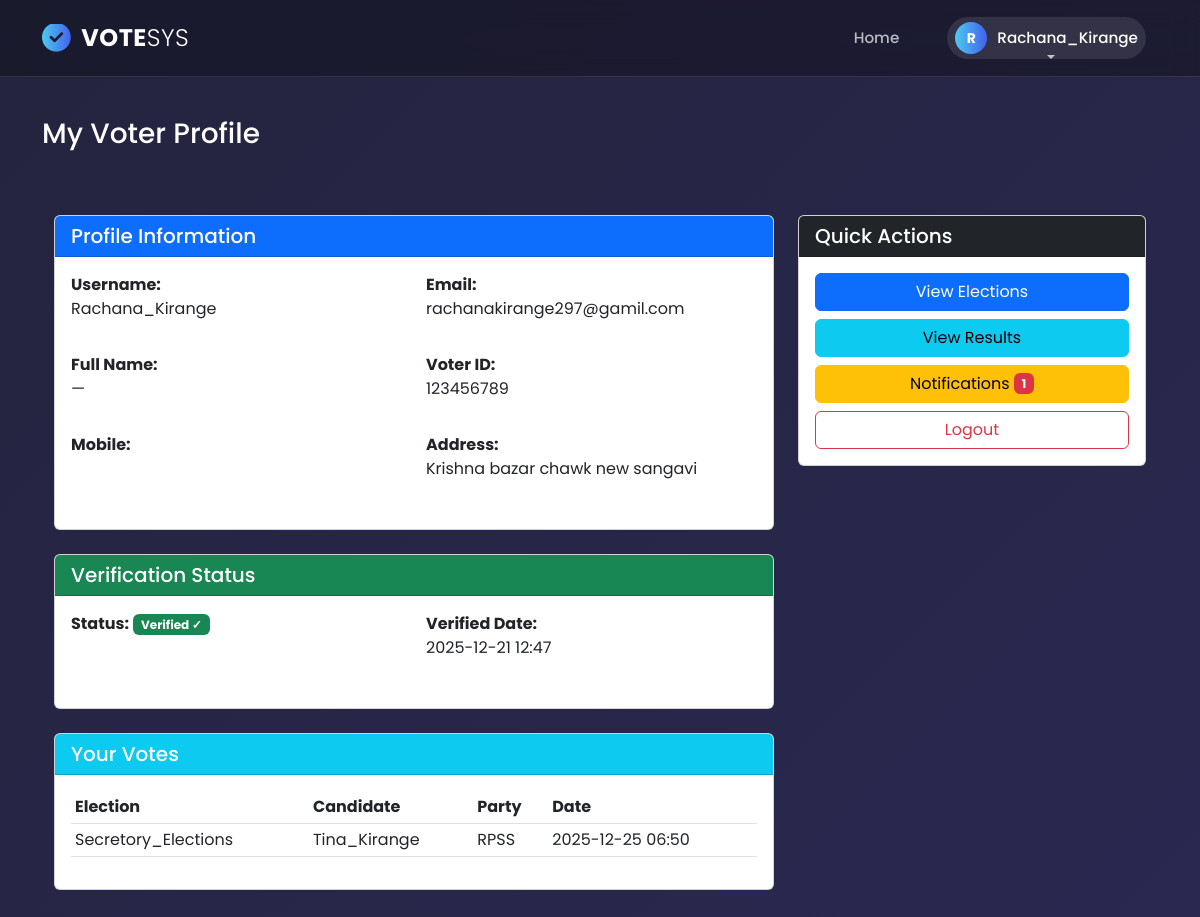
Page /users/voter/profile/ (signed in) on the committed database.
### users/models.py (models this page shows, shortened)
class CustomUser(AbstractBaseUser, PermissionsMixin):
    ROLE_CHOICES = [
        ('admin', 'Admin'),
        ('voter', 'Voter'),
        ('candidate', 'Candidate'),
        ('poll_officer', 'Poll Officer'),
    ]
    user_id = models.AutoField(primary_key=True)
    username = models.CharField(max_length=150, unique=True)
    full_name = models.CharField(max_length=255, blank=True, null=True)
    email = models.EmailField(max_length=254, unique=True)
    role = models.CharField(choices=ROLE_CHOICES, default='voter', max_length=20)
    is_active = models.BooleanField(default=True)
    is_staff = models.BooleanField(default=False)
    created_at = models.DateTimeField(auto_now_add=True)
    objects = CustomUserManager()
    USERNAME_FIELD = 'username'
    REQUIRED_FIELDS = ['email']
    class Meta:
        verbose_name = 'user'
        verbose_name_plural = 'users'

class Voter(models.Model):
    VERIFICATION_STATUS_CHOICES = [
        ('pending', 'Pending Verification'),
        ('verified', 'Verified'),
        ('rejected', 'Rejected'),
    ]
    user = models.OneToOneField(settings.AUTH_USER_MODEL, on_delete=models.CASCADE)
    voter_id = models.CharField(max_length=20, unique=True)
    mobile_no = models.CharField(max_length=15)
    address = models.TextField()
    is_verified = models.BooleanField(default=False)
    verification_status = models.CharField(max_length=20, choices=VERIFICATION_STATUS_CHOICES, default='pending')
    verification_date = models.DateTimeField(null=True, blank=True)

class Vote(models.Model):
    voter = models.ForeignKey(Voter, on_delete=models.CASCADE)
    candidate = models.ForeignKey(
        Candidate,
        on_delete=models.CASCADE,
        related_name='user_votes'  # <-- add this
    )
    election = models.ForeignKey(
        'elections.Election',
        on_delete=models.CASCADE,
        null=True,
        blank=True,
        related_name='user_votes'  # <-- add this
    )
    date = models.DateTimeField(auto_now_add=True)
    class Meta:
        constraints = [
            models.UniqueConstraint(fields=['voter', 'election'], name='unique_vote_per_voter_per_election')
        ]

class Candidate(models.Model):
    user = models.OneToOneField(settings.AUTH_USER_MODEL, on_delete=models.SET_NULL, null=True, blank=True, related_name='candidate_profile')
    elections = models.ManyToManyField('elections.Election', blank=True, related_name='candidates')
    name = models.CharField(max_length=100)
    is_approved = models.BooleanField(default=False)
    age = models.IntegerField()
    party = models.ForeignKey(Party, on_delete=models.CASCADE)
    area = models.CharField(max_length=100)

class Party(models.Model):
    name = models.CharField(max_length=100)

### elections/models.py (models this page shows, shortened)
class Election(models.Model):
	ELECTION_TYPES = [
		('single', 'Single Winner'),
		('multi', 'Multi Winner'),
		('referendum', 'Referendum'),
	]
	title = models.CharField(max_length=200)
	description = models.TextField(blank=True)
	election_type = models.CharField(max_length=30, choices=ELECTION_TYPES, default='single')
	start_date = models.DateTimeField()
	end_date = models.DateTimeField()
	is_active = models.BooleanField(default=False)
	created_at = models.DateTimeField(auto_now_add=True)
	class Meta:
		ordering = ['-created_at']

### users/views.py (the view)
# urls.py: path('voter/profile/', views.voter_profile, name='voter_profile'),
def voter_profile(request):
    if not request.user.is_authenticated:
        return redirect('login')
    try:
        voter = Voter.objects.get(user=request.user)
    except Voter.DoesNotExist:
        messages.warning(request, 'Please complete your voter registration.')
        return redirect('voter_register')
    from .models import Vote
    user_votes = Vote.objects.filter(voter=voter).select_related('election', 'candidate')
    ctx = {
        'voter': voter,
        'user_votes': user_votes,
        'unread_notifications': voter.notifications.filter(is_read=False).count(),
    }
    return render(request, 'voter/profile.html', ctx)

### users/templates/voter/profile.html (shortened to what this page needs)
{% extends 'base.html' %}
{% block header %}
<h3 class="py-3">My Voter Profile</h3>
{% endblock %}
{% block content %}
<div class="container mt-4">
    <div class="row">
        <div class="col-md-8">
            <div class="card mb-4">
                <div class="card-header bg-primary text-white">
                    <h5 class="mb-0">Profile Information</h5>
                </div>
                <div class="card-body">
                    <div class="row">
                        <div class="col-md-6 mb-3">
                            <label class="fw-bold">Username:</label>
                            <p>{{ voter.user.username }}</p>
                        </div>
                        <div class="col-md-6 mb-3">
                            <label class="fw-bold">Email:</label>
                            <p>{{ voter.user.email }}</p>
                        </div>
                    </div>
                    <div class="row">
                        <div class="col-md-6 mb-3">
                            <label class="fw-bold">Full Name:</label>
                            <p>{{ voter.user.full_name|default:"—" }}</p>
                        </div>
                        <div class="col-md-6 mb-3">
                            <label class="fw-bold">Voter ID:</label>
                            <p>{{ voter.voter_id }}</p>
                        </div>
                    </div>
                    <div class="row">
                        <div class="col-md-6 mb-3">
                            <label class="fw-bold">Mobile:</label>
                        </div>
                        <div class="col-md-6 mb-3">
                            <label class="fw-bold">Address:</label>
                            <p>{{ voter.address }}</p>
                        </div>
                    </div>
                </div>
            </div>
            <div class="card mb-4">
                <div class="card-header {% if voter.is_verified %}bg-success{% else %}bg-warning{% endif %} text-white">
                    <h5 class="mb-0">Verification Status</h5>
                </div>
                <div class="card-body">
                    <div class="row">
                        <div class="col-md-6 mb-3">
                            <label class="fw-bold">Status:</label>
                            {% if voter.is_verified %}
                                <span class="badge bg-success">Verified ✓</span>
                            {% else %}
                                <span class="badge bg-warning text-dark">{{ voter.get_verification_status_display }}</span>
                            {% endif %}
                        </div>
                        <div class="col-md-6 mb-3">
                            <label class="fw-bold">Verified Date:</label>
                            <p>{% if voter.verification_date %}{{ voter.verification_date|date:"Y-m-d H:i" }}{% else %}—{% endif %}</p>
                        </div>
                    </div>
                </div>
            </div>
            <div class="card">
                <div class="card-header bg-info text-white">
                    <h5 class="mb-0">Your Votes</h5>
                </div>
                <div class="card-body">
                    {% if user_votes %}
                        <div class="table-responsive">
                            <table class="table table-sm">
                                <thead>
                                    <tr>
                                        <th>Election</th>
                                        <th>Candidate</th>
                                        <th>Party</th>
                                        <th>Date</th>
                                    </tr>
                                </thead>
                                <tbody>
                                    {% for vote in user_votes %}
                                    <tr>
                                        <td>{{ vote.election.title }}</td>
                                        <td>{{ vote.candidate.name }}</td>
                                        <td>{{ vote.candidate.party.name }}</td>
                                        <td>{{ vote.date|date:"Y-m-d H:i" }}</td>
                                    </tr>
                                    {% endfor %}
                                </tbody>
                            </table>
                        </div>
                    {% else %}
                        <p class="text-muted">You have not voted in any elections yet.</p>
                    {% endif %}
                </div>
            </div>
        </div>
        <div class="col-md-4">
            <div class="card mb-3">
                <div class="card-header bg-dark text-white">
                    <h5 class="mb-0">Quick Actions</h5>
                </div>
                <div class="card-body d-grid gap-2">
                    <a href="{% url 'voter_elections_list' %}" class="btn btn-primary">
                        View Elections
                    </a>
                    <a href="{% url 'voter_view_results' %}" class="btn btn-info">
                        View Results
                    </a>
                    <a href="{% url 'voter_notifications' %}" class="btn btn-warning">
                        Notifications
                        {% if unread_notifications %}
                            <span class="badge bg-danger">{{ unread_notifications }}</span>
                        {% endif %}
                    </a>
                    <a href="{% url 'logout' %}" class="btn btn-outline-danger">
                        Logout
                    </a>
                </div>
            </div>
        </div>
    </div>
</div>
{% endblock %}

### users/templates/base.html (shortened to what this page needs)
{% load static %}
<!DOCTYPE html>
<html lang="en">
<head>
    <link rel="stylesheet" href="https://cdnjs.cloudflare.com/ajax/libs/font-awesome/6.4.0/css/all.min.css">
    <link href="https://cdn.jsdelivr.net/npm/bootstrap@5.3.0/dist/css/bootstrap.min.css" rel="stylesheet">
</head>
<body>
    <nav class="navbar navbar-expand-lg glass-navbar">
        <div class="container">
            <a class="navbar-brand" href="{% url 'users_home' %}">
                <i class="fas fa-check-circle"></i> VOTE<span style="font-weight: 300;">SYS</span>
            </a>
            <div class="collapse navbar-collapse" id="navbarContent">
                <ul class="navbar-nav ms-auto align-items-center">
                    <li class="nav-item">
                        <a class="nav-link" href="{% url 'users_home' %}">Home</a>
                    </li>
                    {% if user.is_authenticated %}
                        <li class="nav-item dropdown ms-lg-3">
                            <a class="nav-link dropdown-toggle user-pill" href="#" id="userDropdown" role="button" data-bs-toggle="dropdown" aria-expanded="false">
                                <div class="user-avatar">
                                    {{ user.username|slice:":1"|upper }}
                                </div>
                                <span class="text-white">{{ user.username }}</span>
                            </a>
                        </li>
                    {% endif %}
                </ul>
            </div>
        </div>
    </nav>
    <div class="container mt-4">
        {% block header %}{% endblock %}
    </div>
    <div class="container mt-3 main-content">
        {% block content %}{% endblock %}
    </div>
</body>
</html>

### users/templates/base.html (style rules this page uses)
:root { --primary-grad: linear-gradient(90deg, #4cc9f0, #4361ee); --glass-bg: rgba(20, 20, 35, 0.6); --glass-border: 1px solid rgba(255, 255, 255, 0.1); --text-color: #ffffff; --text-muted: rgba(255, 255, 255, 0.7); }
body { font-family: 'Poppins', sans-serif; background: linear-gradient(-45deg, #0f0c29, #302b63, #24243e); background-size: 400% 400%; animation: gradientBG 15s ease infinite; min-height: 100vh; color: var(--text-color); display: flex; flex-direction: column; }
.glass-navbar { background: var(--glass-bg); backdrop-filter: blur(12px); -webkit-backdrop-filter: blur(12px); border-bottom: var(--glass-border); padding: 15px 0; position: sticky; top: 0; z-index: 1000; transition: all 0.3s ease; }
.navbar-brand { font-weight: 700; font-size: 1.5rem; color: #fff !important; letter-spacing: 0.5px; display: flex; align-items: center; }
.navbar-brand i { background: var(--primary-grad); -webkit-background-clip: text; -webkit-text-fill-color: transparent; font-size: 1.8rem; margin-right: 10px; }
.nav-link { color: var(--text-muted) !important; font-weight: 500; font-size: 0.95rem; margin: 0 12px; position: relative; transition: 0.3s; }
.nav-link::after { content: ''; position: absolute; width: 0; height: 2px; bottom: 0; left: 50%; background: var(--primary-grad); transition: all 0.3s ease-in-out; transform: translateX(-50%); }
.user-pill { display: flex; align-items: center; background: rgba(255,255,255,0.1); padding: 5px 15px 5px 5px; border-radius: 30px; transition: 0.3s; }
.user-avatar { width: 32px; height: 32px; background: var(--primary-grad); border-radius: 50%; display: flex; align-items: center; justify-content: center; margin-right: 10px; font-size: 14px; color: white; font-weight: bold; }
.main-content { flex: 1; padding-bottom: 50px; }

### rows in the picture
CustomUser: username "R", username "Rachana_Kirange"
Voter: user.username "Rachana_Kirange", user.email "rachanakirange297@gamil.com", user.full_name "—", voter_id "123456789", address "Krishna bazar chawk new sangavi", verification_date "2025-12-21 12:47"
Vote: election "Secretory_Elections", candidate.name "Tina_Kirange", candidate.party.name "RPSS", date "2025-12-25 06:50"

### other values in the picture
{{ unread_notifications }} "1"
